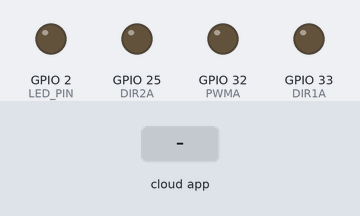
Recording of a sketch running on a simulated ESP32. Shown: output pins drawn as LEDs (lit = HIGH). Inputs (shaded band) come from the test bench. The ROS host is connected and sends only what is stated.

Above: at 3.2 s.
3.3 s: the phone or cloud app sets LED to 1
At 3.7 s:
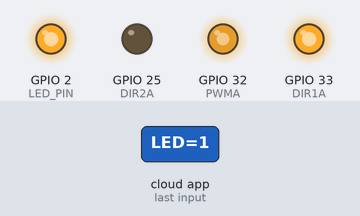
4.8 s: the phone or cloud app sets LED to 0
At 5.2 s:
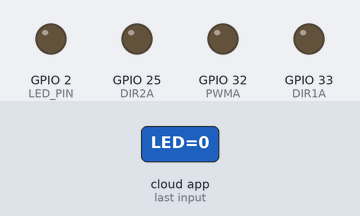
Timing chart, 0 to 7.8 s (numbered marks = the images above; inputs shaded):
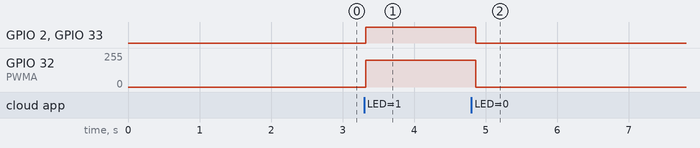

Measured:
- after the input at 3.3 s, GPIO 2 (LED_PIN), GPIO 33 (DIR1A): LOW → HIGH at once; GPIO 32 (PWMA): 0/255 → 200/255 at once
- after the input at 4.8 s, GPIO 2 (LED_PIN), GPIO 33 (DIR1A): HIGH → LOW after 0.06 s; GPIO 32 (PWMA): 200/255 → 0/255 after 0.06 s

The sketch:

micro_ros_sub_esp32_serial_ep1.ino
```cpp
#include <micro_ros_arduino.h>

#include <stdio.h>
#include <rcl/rcl.h>
#include <rcl/error_handling.h>
#include <rclc/rclc.h>
#include <rclc/executor.h>

#include <std_msgs/msg/int8.h>

rcl_subscription_t subscriber;
std_msgs__msg__Int8 msg;
rclc_executor_t executor;
rclc_support_t support;
rcl_allocator_t allocator;
rcl_node_t node;
rcl_timer_t timer;

#define LED_PIN 2
#define PWMA 32
#define DIR1A 33
#define DIR2A 25

#define RCCHECK(fn) { rcl_ret_t temp_rc = fn; if((temp_rc != RCL_RET_OK)){error_loop();}}
#define RCSOFTCHECK(fn) { rcl_ret_t temp_rc = fn; if((temp_rc != RCL_RET_OK)){}}


void error_loop(){
  while(1){
    digitalWrite(LED_PIN, !digitalRead(LED_PIN));
    delay(100);
  }
}

void subscription_callback(const void * msgin)
{
  const std_msgs__msg__Int8 * msg = (const std_msgs__msg__Int8 *)msgin;
  digitalWrite(LED_PIN, (msg->data == 0) ? LOW : HIGH);
  if(msg->data == 0){
    digitalWrite(DIR1A, LOW);
    digitalWrite(DIR2A, LOW);
    analogWrite(PWMA, 0);
  }else if(msg->data == 1){
    digitalWrite(DIR1A, HIGH);
    digitalWrite(DIR2A, LOW);
    analogWrite(PWMA, 200);
  }else if(msg->data == 2){
    digitalWrite(DIR1A, LOW);
    digitalWrite(DIR2A, HIGH);
    analogWrite(PWMA, 200);
  }

}

void setup() {
  set_microros_transports();

  pinMode(LED_PIN, OUTPUT);
  pinMode(DIR1A, OUTPUT);
  pinMode(DIR2A, OUTPUT);

  //digitalWrite(LED_PIN, HIGH);

  delay(2000);

  allocator = rcl_get_default_allocator();

  //create init_options
  RCCHECK(rclc_support_init(&support, 0, NULL, &allocator));

  // create node
  RCCHECK(rclc_node_init_default(&node, "micro_ros_arduino_node_esp32", "", &support));

  // create subscriber
  RCCHECK(rclc_subscription_init_default(
    &subscriber,
    &node,
    ROSIDL_GET_MSG_TYPE_SUPPORT(std_msgs, msg, Int8),
    "LED"));

  // create executor
  RCCHECK(rclc_executor_init(&executor, &support.context, 1, &allocator));
  RCCHECK(rclc_executor_add_subscription(&executor, &subscriber, &msg, &subscription_callback, ON_NEW_DATA));
}

void loop() {
  delay(100);
  RCCHECK(rclc_executor_spin_some(&executor, RCL_MS_TO_NS(100)));
}
```
